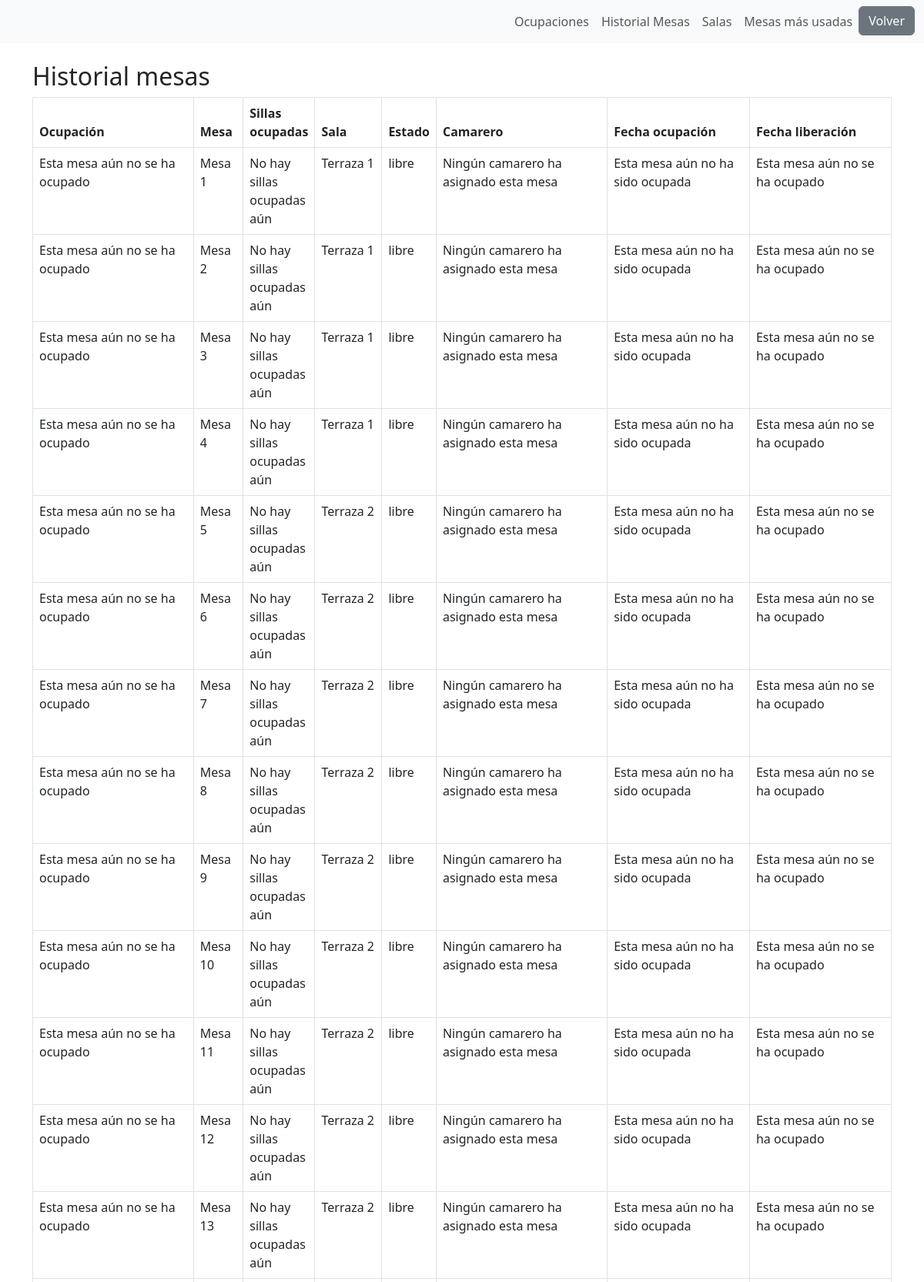
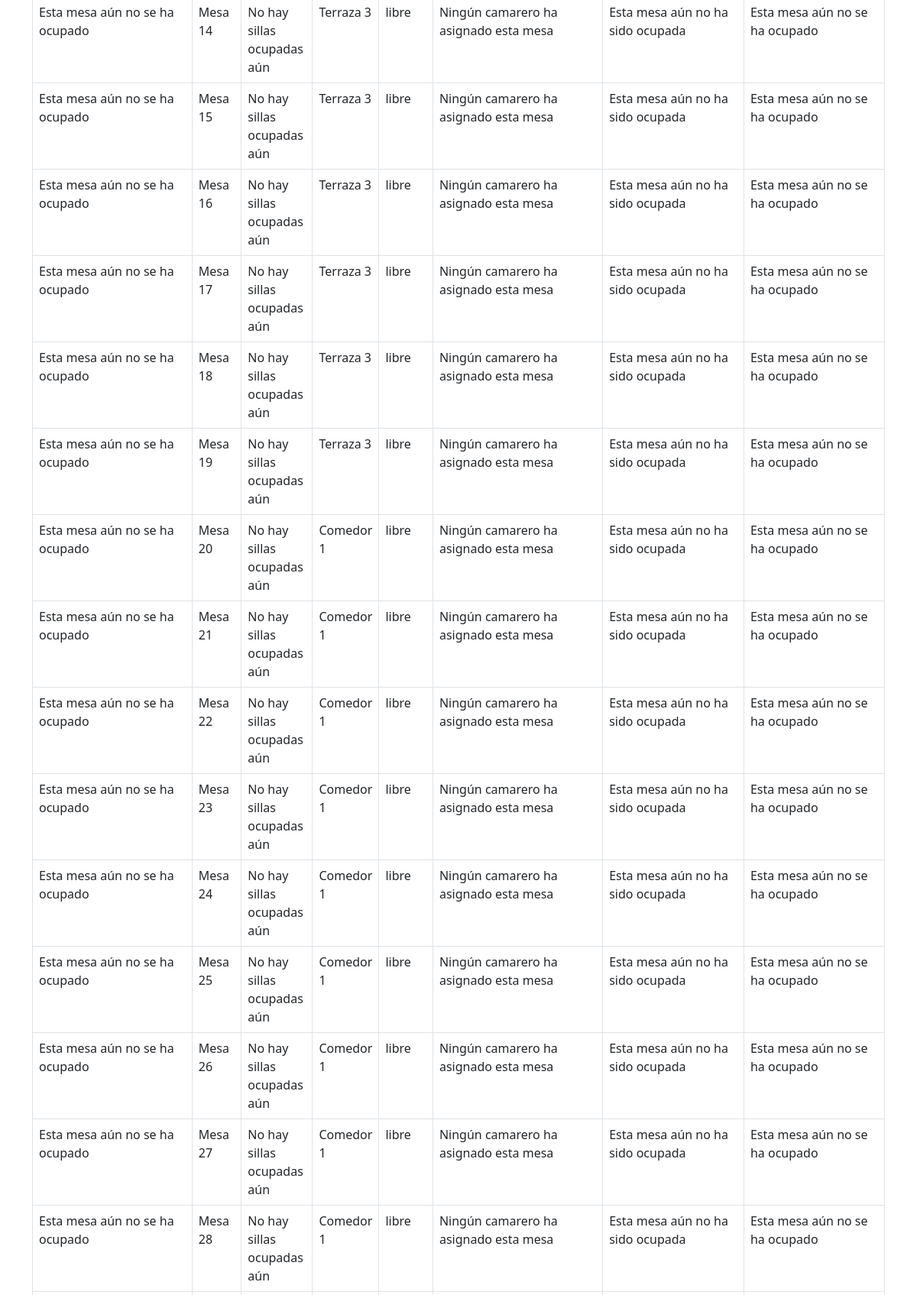
Screenshot of /Manager/historial.php?pagina=historial (signed in, upper part) with the database file from the repository (2 pictures, top to bottom).
### tables this page shows
CREATE TABLE `mesas` (
  `id_mesa` INT NOT NULL AUTO_INCREMENT,
  `capacidad` INT NOT NULL,
  `estado` ENUM('libre', 'ocupada') NULL DEFAULT 'libre',
  `id_sala` INT NULL,
  PRIMARY KEY (`id_mesa`),
  INDEX `id_sala_idx` (`id_sala` ASC) VISIBLE,
  CONSTRAINT `id_sala`
    FOREIGN KEY (`id_sala`)
    REFERENCES `salas` (`id_sala`)
    ON DELETE NO ACTION
    ON UPDATE NO ACTION);

CREATE TABLE `salas` (
  `id_sala` INT NOT NULL AUTO_INCREMENT,
  `nombre` VARCHAR(100) NOT NULL,
  `capacidad` INT NOT NULL,
  PRIMARY KEY (`id_sala`));

### Manager/historial.php (the view, shortened to what this page needs)
<?php
include_once("../conexion.php");
$camareroActual = mysqli_real_escape_string($con, htmlspecialchars($_SESSION['id_usuario']));
$sqlComprobar = "SELECT tipo_usuario FROM usuarios WHERE id_usuario = ?";
$stmtComprobar = mysqli_prepare($con, $sqlComprobar);
mysqli_stmt_bind_param($stmtComprobar, "i", $camareroActual);
mysqli_stmt_execute($stmtComprobar);
mysqli_stmt_bind_result($stmtComprobar, $tipoUsuario);
if (!isset($_SESSION['id_usuario'])) {
    header('Location: ' . '../index.php');
    exit();
} elseif ($tipoUsuario != "manager") {
    header('Location: ' . '../Camarero/camarero_home.php');
    exit();
} else {
    $paginas = isset($_GET['pagina']) ? $_GET['pagina'] : 'default';
    $tieneORDERBY = false;
    switch ($paginas) {
            case 'historial':
                $sqlHistorial = "SELECT mesas.id_mesa AS id_mesa, mesas.capacidad, mesas.estado, mesas.id_sala,
                    salas.id_sala, salas.nombre, salas.capacidad,
                    ocupaciones.id_ocupacion, ocupaciones.id_mesa AS id_mesas_ocupadas, ocupaciones.sillas, ocupaciones.fecha_ocupacion, ocupaciones.fecha_libera,
                    usuarios.id_usuario, usuarios.nombre_completo, usuarios.contraseña, usuarios.tipo_usuario
                    FROM mesas
                    INNER JOIN salas ON salas.id_sala = mesas.id_sala
                    LEFT JOIN ocupaciones ON ocupaciones.id_mesa = mesas.id_mesa
                    LEFT JOIN usuarios ON usuarios.id_usuario = ocupaciones.id_usuario
                    ";
            $tieneORDERBY = false;
            break;
    }
    if (!$tieneORDERBY) {
        $sqlHistorial .= " ORDER BY salas.id_sala, mesas.id_mesa";
    }
    $stmtPáginaHistorial = mysqli_prepare($con, $sqlHistorial);
    mysqli_stmt_execute($stmtPáginaHistorial);
    $resultado = mysqli_stmt_get_result($stmtPáginaHistorial);
}
?>
<!DOCTYPE html>
<html lang="es">
<head>
    <link href="https://cdnjs.cloudflare.com/ajax/libs/bootstrap/5.3.0/css/bootstrap.min.css" rel="stylesheet">
    <link rel="stylesheet" href="https://cdn.jsdelivr.net/npm/bootstrap-icons@1.11.3/font/bootstrap-icons.min.css">
</head>
<body>
    <nav class="navbar navbar-expand-lg bg-body-tertiary">
        <div class="container-fluid">
            <div class="collapse navbar-collapse divNavbar" id="navbarContent">
                <ul class="navbar-nav ms-auto mb-2 mb-lg-0">
                    <li class="nav-item">
                        <a class="nav-link" href="?pagina=default">Ocupaciones</a>
                    </li>
                    <li class="nav-item">
                        <a class="nav-link" href="?pagina=historial">Historial Mesas</a>
                    </li>
                    <li class="nav-item">
                        <a class="nav-link" href="?pagina=sala">Salas</a>
                    </li>
                    <li class="nav-item">
                        <a class="nav-link" href="?pagina=uso">Mesas más usadas</a>
                    </li>
                    <li>
                        <a href="./manager_home.php" class="btn btn-secondary">Volver</a>
                    </li>
                </ul>
            </div>
        </div>
    </nav>
    <div class="container mt-4">
        <?php if ($paginas == 'historial') : ?>
            <h2>Historial mesas</h2>
        <?php elseif ($paginas == 'uso') : ?>
            <h2>Mesas más usadas a menos</h2>
        <?php elseif ($paginas == 'sala') : ?>
            <h2>Salas</h2>
        <?php else : ?>
            <h2>Ocupaciones</h2>
        <?php endif; ?>
        <table class="table table-bordered">
            <thead>
                <tr>
                    <?php if ($paginas == 'historial') : ?>
                        <th>Ocupación</th>
                        <th>Mesa</th>
                        <th>Sillas ocupadas</th>
                        <th>Sala</th>
                        <th>Estado</th>
                        <th>Camarero</th>
                        <th>Fecha ocupación</th>
                        <th>Fecha liberación</th>
                    <?php elseif ($paginas == 'sala') : ?>
                        <th>Nombre Sala</th>
                        <th>Capacidad Sala</th>
                    <?php endif; ?>
                </tr>
            </thead>
            <tbody>
                <?php
                if ($resultado && mysqli_num_rows($resultado) > 0) {
                    while ($fila = mysqli_fetch_assoc($resultado)) {
                        echo "<tr>";
                            if ($paginas == 'historial') {
                            if ($fila['id_ocupacion'] != NULL) {
                                echo "<td style='width: 23%;' >Ocupación " . $fila['id_ocupacion'] . "</td>";
                            } else {
                                echo "<td style='width: 23%;'>Esta mesa aún no se ha ocupado</td>";
                            }
                            if ($fila['id_mesas_ocupadas'] != NULL) {
                                echo "<td style='width: 6%;'>Mesa " . $fila['id_mesas_ocupadas'] . "</td>";
                            } else {
                                echo "<td style='width: 6%;'>Mesa " . $fila['id_mesa'] . "</td>";
                            }
                            if ($fila['sillas'] != NULL) {
                                echo "<td style='width: 6%;'>" . $fila['sillas'] . "</td>";
                            } else {
                                echo "<td style='width: 6%;'> No hay sillas ocupadas aún</td>";
                            }
                            echo "<td>" . $fila['nombre'] . "</td>";
                            echo "<td>" . $fila['estado'] . "</td>";
                            if ($fila['id_usuario'] != NULL) {
                                echo "<td style='width: 25%;'>" . $fila['nombre_completo'] . "</td>";
                            } else {
                                echo "<td style='width: 25%;'> Ningún camarero ha asignado esta mesa </td>";
                            }
                            if ($fila['fecha_ocupacion'] != NULL) {
                                echo "<td style='width: 20%;'>" . $fila['fecha_ocupacion'] . "</td>";
                            } else {
                                echo "<td style='width: 20%;'> Esta mesa aún no ha sido ocupada</td>";
                            }
                            if ($fila['fecha_libera'] != NULL) {
                                echo "<td style='width: 20%;'>" . $fila['fecha_libera'] . "</td>";
                            } elseif ($fila['fecha_libera'] == NULL && $fila['id_ocupacion'] != NULL) {
                                    echo "<td style='width: 20%;'> Esta mesa actualmente está siendo ocupada</td>";
                                } elseif ($fila['id_ocupacion'] == NULL) {
                                    echo "<td style='width: 20%;'> Esta mesa aún no se ha ocupado </td>";
                                }
                            } elseif ($paginas == 'sala') {
                                echo "<td>".$fila['nombre']."</td>";
                                echo "<td>".$fila['capacidad']."</td>";
                            }
                        echo "</tr>";
                    }
                } else {
                    echo "<tr><td colspan='7'>No hay resultados</td></tr>";
                }
                ?>
            </tbody>
        </table>
    </div>
</body>
</html>

### Manager/historial.php (style rules this page uses)
.divNavbar { width: 160%; }
@media (max-width: 1680px) { .divNavbar { width: 3000%; } }

### rows the page displays
mesas: shows "Esta mesa aún no se ha ocupado", id_mesa "1", shows "No hay sillas ocupadas aún", id_sala.nombre "Terraza 1", estado "libre", shows "Ningún camarero ha asignado esta mesa", shows "Esta mesa aún no ha sido ocupada"
mesas: shows "Esta mesa aún no se ha ocupado", id_mesa "2", shows "No hay sillas ocupadas aún", id_sala.nombre "Terraza 1", estado "libre", shows "Ningún camarero ha asignado esta mesa", shows "Esta mesa aún no ha sido ocupada"
mesas: shows "Esta mesa aún no se ha ocupado", id_mesa "3", shows "No hay sillas ocupadas aún", id_sala.nombre "Terraza 1", estado "libre", shows "Ningún camarero ha asignado esta mesa", shows "Esta mesa aún no ha sido ocupada"
mesas: shows "Esta mesa aún no se ha ocupado", id_mesa "4", shows "No hay sillas ocupadas aún", id_sala.nombre "Terraza 1", estado "libre", shows "Ningún camarero ha asignado esta mesa", shows "Esta mesa aún no ha sido ocupada"
mesas: shows "Esta mesa aún no se ha ocupado", id_mesa "5", shows "No hay sillas ocupadas aún", id_sala.nombre "Terraza 2", estado "libre", shows "Ningún camarero ha asignado esta mesa", shows "Esta mesa aún no ha sido ocupada"
mesas: shows "Esta mesa aún no se ha ocupado", id_mesa "6", shows "No hay sillas ocupadas aún", id_sala.nombre "Terraza 2", estado "libre", shows "Ningún camarero ha asignado esta mesa", shows "Esta mesa aún no ha sido ocupada"
mesas: shows "Esta mesa aún no se ha ocupado", id_mesa "7", shows "No hay sillas ocupadas aún", id_sala.nombre "Terraza 2", estado "libre", shows "Ningún camarero ha asignado esta mesa", shows "Esta mesa aún no ha sido ocupada"
mesas: shows "Esta mesa aún no se ha ocupado", id_mesa "8", shows "No hay sillas ocupadas aún", id_sala.nombre "Terraza 2", estado "libre", shows "Ningún camarero ha asignado esta mesa", shows "Esta mesa aún no ha sido ocupada"
mesas: shows "Esta mesa aún no se ha ocupado", id_mesa "9", shows "No hay sillas ocupadas aún", id_sala.nombre "Terraza 2", estado "libre", shows "Ningún camarero ha asignado esta mesa", shows "Esta mesa aún no ha sido ocupada"
mesas: shows "Esta mesa aún no se ha ocupado", id_mesa "10", shows "No hay sillas ocupadas aún", id_sala.nombre "Terraza 2", estado "libre", shows "Ningún camarero ha asignado esta mesa", shows "Esta mesa aún no ha sido ocupada"
mesas: shows "Esta mesa aún no se ha ocupado", id_mesa "11", shows "No hay sillas ocupadas aún", id_sala.nombre "Terraza 2", estado "libre", shows "Ningún camarero ha asignado esta mesa", shows "Esta mesa aún no ha sido ocupada"
mesas: shows "Esta mesa aún no se ha ocupado", id_mesa "12", shows "No hay sillas ocupadas aún", id_sala.nombre "Terraza 2", estado "libre", shows "Ningún camarero ha asignado esta mesa", shows "Esta mesa aún no ha sido ocupada"
mesas: shows "Esta mesa aún no se ha ocupado", id_mesa "13", shows "No hay sillas ocupadas aún", id_sala.nombre "Terraza 2", estado "libre", shows "Ningún camarero ha asignado esta mesa", shows "Esta mesa aún no ha sido ocupada"
mesas: shows "Esta mesa aún no se ha ocupado", id_mesa "14", shows "No hay sillas ocupadas aún", id_sala.nombre "Terraza 3", estado "libre", shows "Ningún camarero ha asignado esta mesa", shows "Esta mesa aún no ha sido ocupada"
mesas: shows "Esta mesa aún no se ha ocupado", id_mesa "15", shows "No hay sillas ocupadas aún", id_sala.nombre "Terraza 3", estado "libre", shows "Ningún camarero ha asignado esta mesa", shows "Esta mesa aún no ha sido ocupada"
mesas: shows "Esta mesa aún no se ha ocupado", id_mesa "16", shows "No hay sillas ocupadas aún", id_sala.nombre "Terraza 3", estado "libre", shows "Ningún camarero ha asignado esta mesa", shows "Esta mesa aún no ha sido ocupada"
mesas: shows "Esta mesa aún no se ha ocupado", id_mesa "17", shows "No hay sillas ocupadas aún", id_sala.nombre "Terraza 3", estado "libre", shows "Ningún camarero ha asignado esta mesa", shows "Esta mesa aún no ha sido ocupada"
mesas: shows "Esta mesa aún no se ha ocupado", id_mesa "18", shows "No hay sillas ocupadas aún", id_sala.nombre "Terraza 3", estado "libre", shows "Ningún camarero ha asignado esta mesa", shows "Esta mesa aún no ha sido ocupada"
mesas: shows "Esta mesa aún no se ha ocupado", id_mesa "19", shows "No hay sillas ocupadas aún", id_sala.nombre "Terraza 3", estado "libre", shows "Ningún camarero ha asignado esta mesa", shows "Esta mesa aún no ha sido ocupada"
mesas: shows "Esta mesa aún no se ha ocupado", id_mesa "20", shows "No hay sillas ocupadas aún", id_sala.nombre "Comedor 1", estado "libre", shows "Ningún camarero ha asignado esta mesa", shows "Esta mesa aún no ha sido ocupada"
mesas: shows "Esta mesa aún no se ha ocupado", id_mesa "21", shows "No hay sillas ocupadas aún", id_sala.nombre "Comedor 1", estado "libre", shows "Ningún camarero ha asignado esta mesa", shows "Esta mesa aún no ha sido ocupada"
mesas: shows "Esta mesa aún no se ha ocupado", id_mesa "22", shows "No hay sillas ocupadas aún", id_sala.nombre "Comedor 1", estado "libre", shows "Ningún camarero ha asignado esta mesa", shows "Esta mesa aún no ha sido ocupada"
mesas: shows "Esta mesa aún no se ha ocupado", id_mesa "23", shows "No hay sillas ocupadas aún", id_sala.nombre "Comedor 1", estado "libre", shows "Ningún camarero ha asignado esta mesa", shows "Esta mesa aún no ha sido ocupada"
mesas: shows "Esta mesa aún no se ha ocupado", id_mesa "24", shows "No hay sillas ocupadas aún", id_sala.nombre "Comedor 1", estado "libre", shows "Ningún camarero ha asignado esta mesa", shows "Esta mesa aún no ha sido ocupada"
mesas: shows "Esta mesa aún no se ha ocupado", id_mesa "25", shows "No hay sillas ocupadas aún", id_sala.nombre "Comedor 1", estado "libre", shows "Ningún camarero ha asignado esta mesa", shows "Esta mesa aún no ha sido ocupada"
mesas: shows "Esta mesa aún no se ha ocupado", id_mesa "26", shows "No hay sillas ocupadas aún", id_sala.nombre "Comedor 1", estado "libre", shows "Ningún camarero ha asignado esta mesa", shows "Esta mesa aún no ha sido ocupada"
mesas: shows "Esta mesa aún no se ha ocupado", id_mesa "27", shows "No hay sillas ocupadas aún", id_sala.nombre "Comedor 1", estado "libre", shows "Ningún camarero ha asignado esta mesa", shows "Esta mesa aún no ha sido ocupada"
mesas: shows "Esta mesa aún no se ha ocupado", id_mesa "28", shows "No hay sillas ocupadas aún", id_sala.nombre "Comedor 1", estado "libre", shows "Ningún camarero ha asignado esta mesa", shows "Esta mesa aún no ha sido ocupada"
